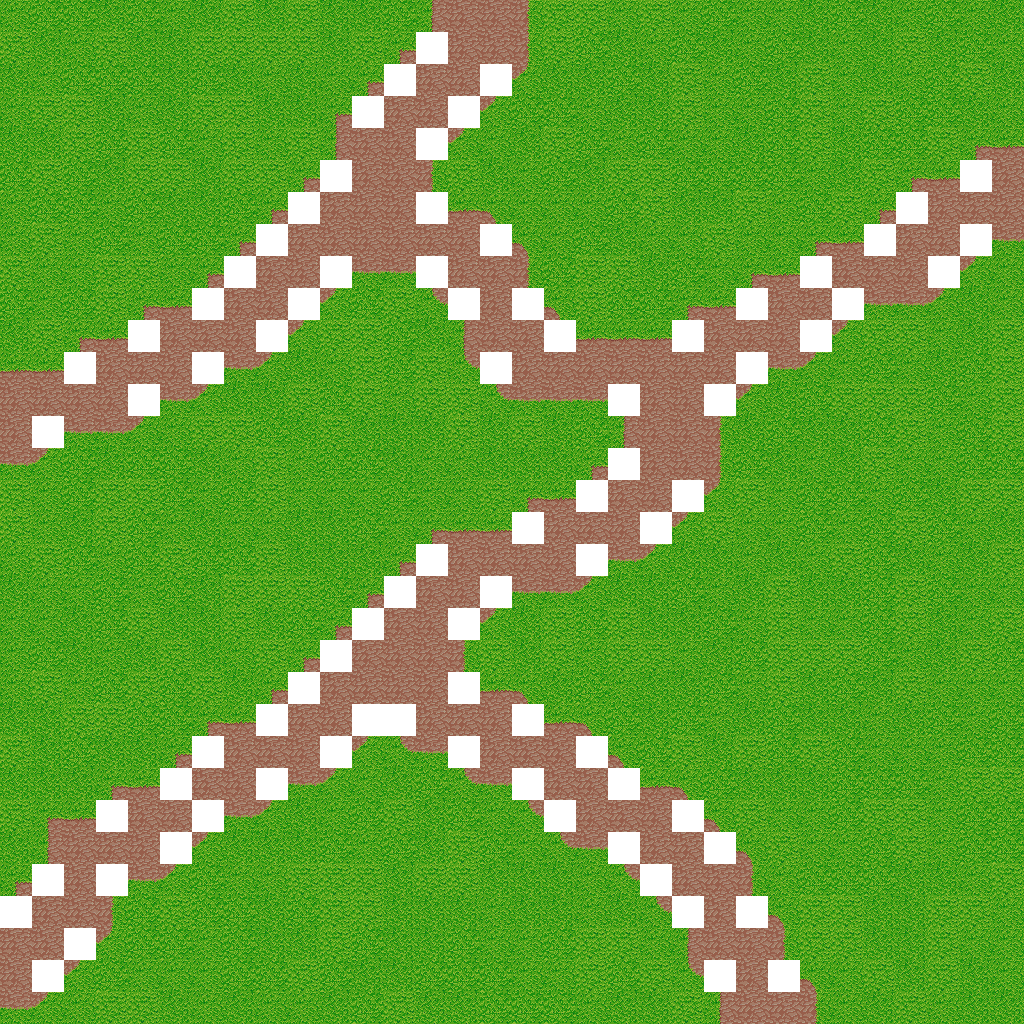

Rendered tile map (Tiled .tmx) drawn with the repository's tilesets; below, a short description and the map source with its tile grids summarised:
An orthogonal 32x32 tile map with 32x32 px tiles, 1 tile layer (Ground) and 1 object (Player).

<map version="1.0" orientation="orthogonal" renderorder="right-down" width="32" height="32" tilewidth="32" tileheight="32" nextobjectid="3">
 <tileset firstgid="1" name="grass" tilewidth="32" tileheight="32" tilecount="64">
  <image source="../spritesheets/tilesets/grass.png" width="256" height="256" />
  <terraintypes>
   <terrain name="grass" tile="-1" />
   <terrain name="dirt" tile="-1" />
  </terraintypes>
  <tile id="2" terrain="0,0,0,0" />
  <tile id="3" terrain="0,0,0,0" />
  <tile id="4" terrain="0,0,0,0" />
  <tile id="5" terrain="0,0,0,0" />
  <tile id="25" terrain="1,1,1,0" />
  <tile id="26" terrain="1,1,0,1" />
  <tile id="27" terrain="0,0,0,1" />
  <tile id="28" terrain="0,0,1,1" />
  <tile id="29" terrain="0,0,1,0" />
  <tile id="33" terrain="1,0,1,1" />
  <tile id="34" terrain="0,1,1,1" />
  <tile id="35" terrain="0,1,0,1" />
  <tile id="36" terrain="1,1,1,1" />
  <tile id="37" terrain="1,0,1,0" />
  <tile id="43" terrain="0,1,0,0" />
  <tile id="44" terrain="1,1,0,0" />
  <tile id="45" terrain="1,0,0,0" />
 </tileset>
 <layer name="Ground" width="32" height="32">
  <data>[1024 cells, 1024 non-empty, 17 distinct tile ids]</data>
 </layer>
 <objectgroup name="Objects">
  <object id="1" name="Player" x="352" y="192" width="32" height="32" />
 </objectgroup>
</map>